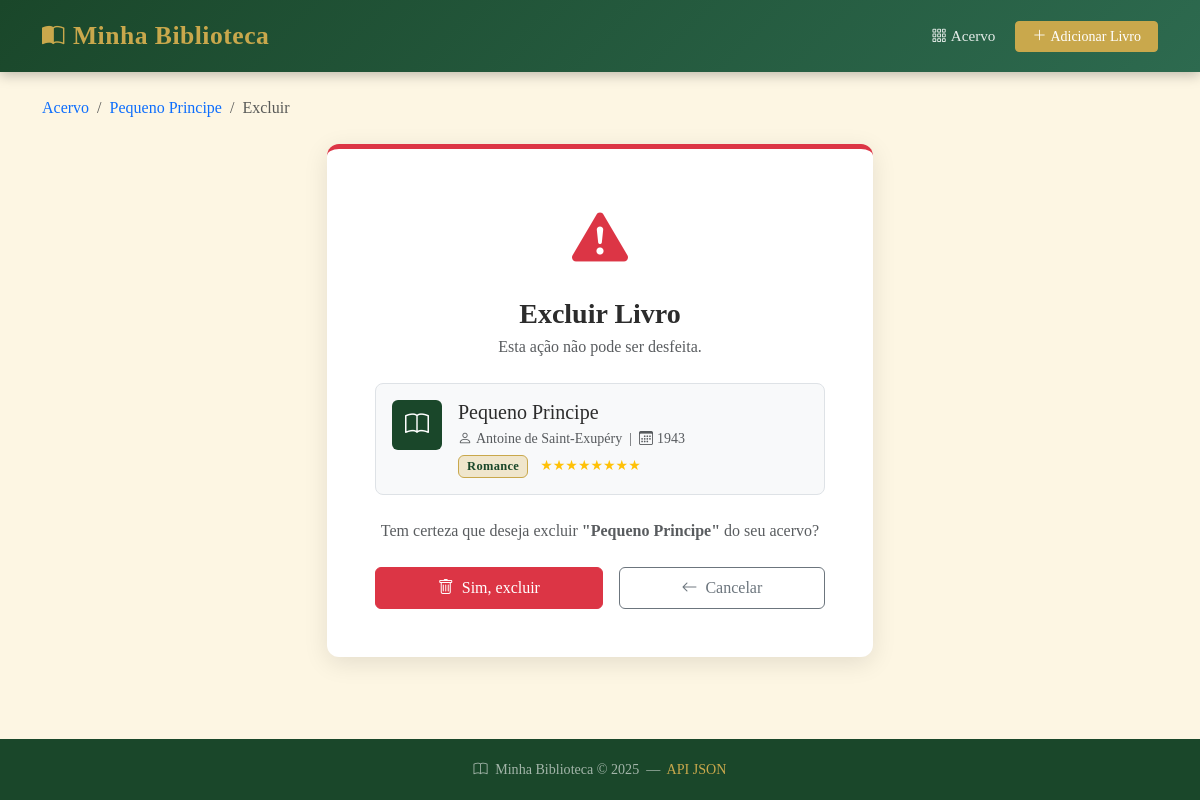
/livros/1/deletar/, run on the app's committed database.
### livros/models.py (models this page shows, shortened)
class Livro(models.Model):
    titulo  = models.CharField(max_length=200)
    autor   = models.CharField(max_length=100)
    ano     = models.IntegerField()
    genero  = models.CharField(max_length=50)
    nota = models.IntegerField(default=0)
    comentario = models.CharField(max_length=500, default='')

### livros/views.py (the view)
# urls.py: path('livros/<int:pk>/deletar/',   deletar_livro,   name='deletar_livro'),
def deletar_livro(request, pk):
    livro = get_object_or_404(Livro, pk=pk)
    if request.method == 'POST':
        titulo = livro.titulo
        livro.delete()
        messages.success(request, f'"{titulo}" foi removido do acervo.')
        return redirect('lista_livros')
    return render(request, 'livros/deletar.html', {'livro': livro})

### livros/templatetags/livros_tags.py (called while the page is built)
@register.filter
def estrelas_cheias(value):
    try:
        return range(int(value))
    except (ValueError, TypeError):
        return range(0)

@register.filter
def estrelas_vazias(value):
    try:
        return range(5 - int(value))
    except (ValueError, TypeError):
        return range(5)

### livros/templates/livros/deletar.html (shortened to what this page needs)
{% extends "livros/base.html" %}
{% load livros_tags %}
{% block content %}
<nav aria-label="breadcrumb" class="mb-4">
    <ol class="breadcrumb">
        <li class="breadcrumb-item"><a href="/livros/" class="text-decoration-none">Acervo</a></li>
        <li class="breadcrumb-item">
            <a href="/livros/{{ livro.pk }}/" class="text-decoration-none">{{ livro.titulo }}</a>
        </li>
        <li class="breadcrumb-item active">Excluir</li>
    </ol>
</nav>
<div class="row justify-content-center">
    <div class="col-lg-6">
        <div class="danger-card p-4 p-md-5">
            <div class="text-center mb-4">
                <i class="bi bi-exclamation-triangle-fill text-danger" style="font-size: 3.5rem;"></i>
                <h3 class="fw-bold mt-3 mb-1">Excluir Livro</h3>
                <p class="text-muted">Esta ação não pode ser desfeita.</p>
            </div>
            <div class="bg-light rounded-3 p-3 mb-4 border">
                <div class="d-flex align-items-start gap-3">
                    <div class="rounded-2 d-flex align-items-center justify-content-center flex-shrink-0"
                         style="width:50px;height:50px; background: var(--verde-escuro);">
                        <i class="bi bi-book text-white fs-4"></i>
                    </div>
                    <div>
                        <h5 class="mb-1">{{ livro.titulo }}</h5>
                        <p class="text-muted mb-1 small">
                            <i class="bi bi-person me-1"></i>{{ livro.autor }}
                            &nbsp;|&nbsp;
                            <i class="bi bi-calendar3 me-1"></i>{{ livro.ano }}
                        </p>
                        <span class="badge badge-genero">{{ livro.genero }}</span>
                        <span class="text-warning small">
                            {% for i in livro.nota|estrelas_cheias %}★{% endfor %}{% for i in livro.nota|estrelas_vazias %}☆{% endfor %}
                        </span>
                    </div>
                </div>
            </div>
            <p class="text-center text-muted mb-4">
                Tem certeza que deseja excluir <strong>"{{ livro.titulo }}"</strong> do seu acervo?
            </p>
            <form method="POST">
                <div class="d-flex gap-3">
                    <button type="submit" class="btn btn-danger flex-fill py-2">
                        <i class="bi bi-trash me-2"></i>Sim, excluir
                    </button>
                    <a href="/livros/{{ livro.pk }}/" class="btn btn-outline-secondary flex-fill py-2">
                        <i class="bi bi-arrow-left me-2"></i>Cancelar
                    </a>
                </div>
            </form>
        </div>
    </div>
</div>
{% endblock %}

### livros/templates/livros/base.html (style rules this page uses)
:root { --verde-escuro: #1a472a; --verde-medio: #2d6a4f; --dourado: #c9a84c; --creme: #fdf6e3; --creme-escuro: #f0e6cc; --texto-escuro: #2c2c2c; }
body { background-color: var(--creme); font-family: 'Georgia', 'Times New Roman', serif; color: var(--texto-escuro); min-height: 100vh; display: flex; flex-direction: column; }
.badge-genero { background-color: var(--creme-escuro); color: var(--verde-escuro); border: 1px solid var(--dourado); font-size: 0.78rem; font-weight: 600; letter-spacing: 0.3px; }
.danger-card { border-top: 5px solid #dc3545; border-radius: 12px; background: #fff; box-shadow: 0 6px 24px rgba(0,0,0,0.1); }

### data on the page
Livro: titulo "Pequeno Principe", autor "Antoine de Saint-Exupéry", ano "1943", genero "Romance"
